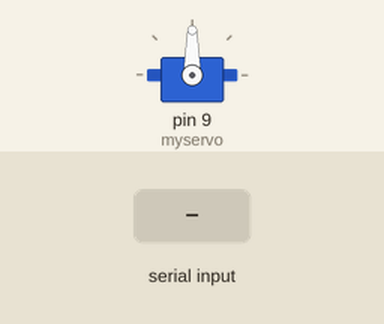
Recording of a sketch running on a simulated Arduino Uno, built with avr-gcc and run on an emulated ATmega328P. Shown: servo. Inputs (shaded band) come from the test bench.

Above: at 1.2 s.
1.3 s: "A" received over Serial
At 2.5 s:
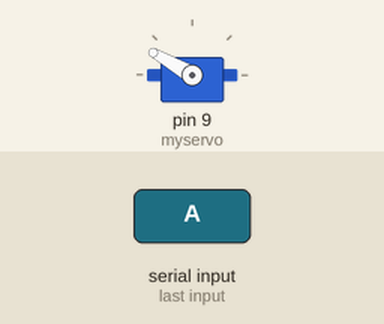
2.8 s: "A" received over Serial
At 3.7 s:
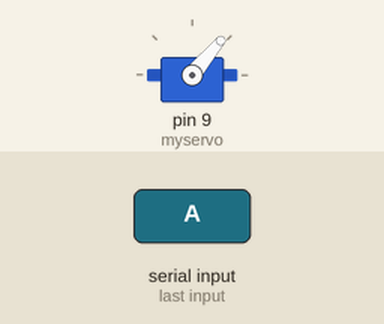
Timing chart, 0 to 5.8 s (numbered marks = the images above; inputs shaded):
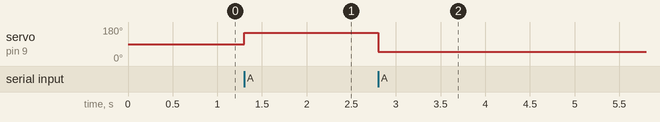

The sketch:

servo.ino
```cpp
//Two of the arduinos will be using this code. All it does is simply lock or unlock
//We will be using the Servo library
#include <Servo.h>

Servo myservo;  // create servo object to control a servo

int lock = 0; //variable to determine if locked or not
int pos = 0;    // variable to store the servo position

void setup() {
  myservo.attach(9);  // attaches the servo on pin 9 to the servo object
  Serial.begin(9600);
}

void loop() {
  //if arduino data was sent/arduino 2 can read arduino 1s data
  if (Serial.available() > 0) {
    //read what the serial.write data bytes are
    if (Serial.read()=='A') {
      if(lock==1){//locking
        myservo.write(50);
        lock=0;
      }
      else{//unlocking
        myservo.write(150);
        lock=1;
      }
    }
  }
}
```

Measured:
- after the input at 1.3 s, servo on pin 9 (myservo): 90° → 150° at once
- after the input at 2.8 s, servo on pin 9 (myservo): 150° → 50° at once
